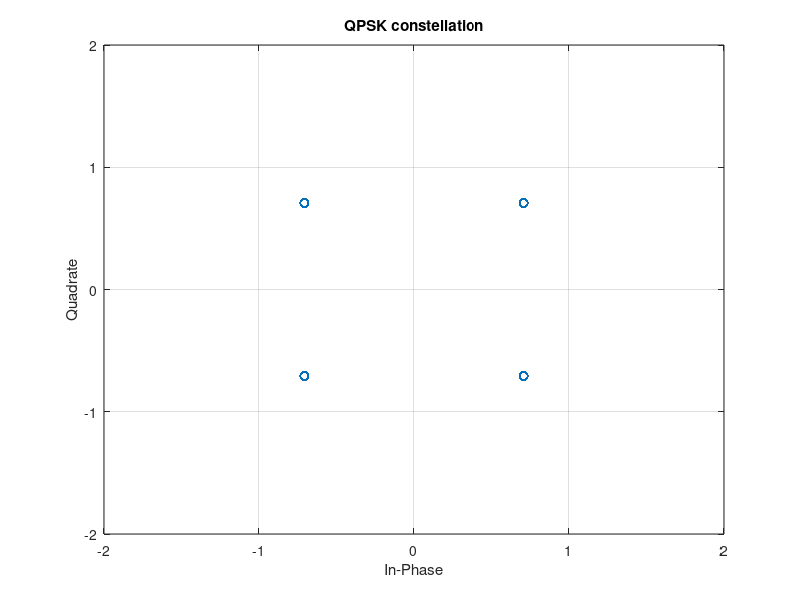
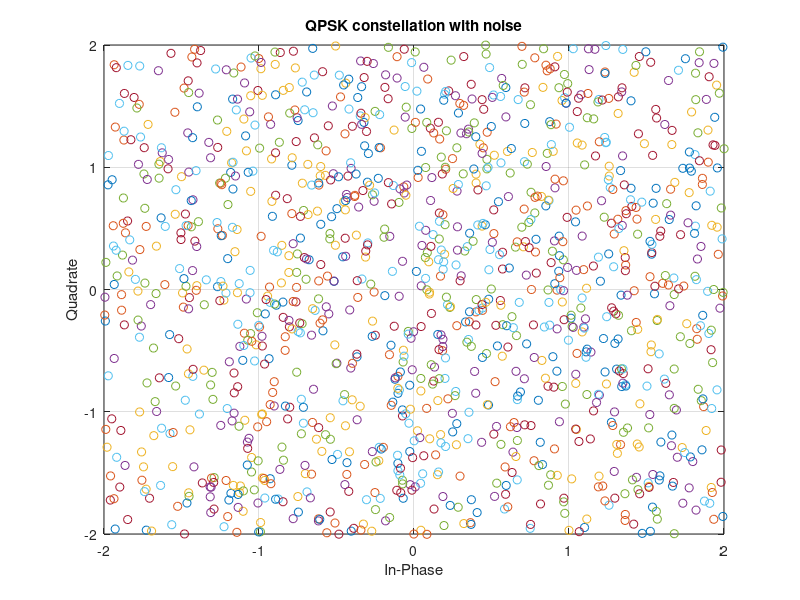

Write MATLAB code to recreate these figures, in order.
%number of the symbors

nsym = 2^6;

%create real portion of QPSK symbol

realqpsk = (-1).^(rand(nsym)>0.5);

%create imag portion of QPSK symbol

imagqpsk = (-1).^(rand(nsym)>0.5).*i;

%Combine imag and real portions of QPSK symbol

qpsk = 0.707*[realqpsk+imagqpsk];

figure(1);

plot(qpsk,'o');%plot constellation without noise

axis([-2 2 -2 2]);

grid on;

xlabel('In-Phase'); ylabel('Quadrate');

title('QPSK constellation');

%define signals added with noise and signals received by the OFDM receive module

qpsk_noise=zeros(1,length(qpsk));

receiver=zeros(1,length(qpsk));

%signal to noise ratio in dB, construct the noise and add to the signal

snr_db = 5;

snr = 10^(snr_db/10);

ser = 0;

for k=1:64

    %64-sample IFFT    

    sig = ifft(qpsk(k,1:end));

    for x=1:64

        %AWGN(additive white Gaussian noise)

        qpsk_noise(x) = real(sig(x))+1/snr*randn()+1i*(imag(sig(x))+1/snr*randn());  
    end
    receiver(k,1:64) = fft(qpsk_noise);
end    

% construct boolean check for error

real_receiver = sign(real(receiver));

imag_receiver = sign(imag(receiver));

real_check = realqpsk+real_receiver;

imag_check = imag(imagqpsk)+imag_receiver;

% Count the number of sign changes to get the Symbol Error Rate

for y=1:4096

    if((real_check(y) ==0) || (imag_check(y) ==0))

        ser = ser +1;

    end

end

figure(2);

plot(receiver,'o'); % plot constellation with noise

axis([-2 2 -2 2]);

grid on;

xlabel('In-Phase'); ylabel('Quadrate');

title('QPSK constellation with noise');

%print the symbol error rate directly to terminal

sprintf('Symbol Error Rate is：%d',ser/4096)
